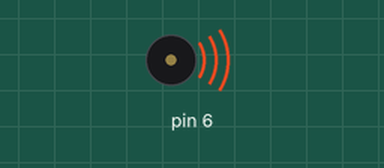
A sketch run on a simulated Arduino Uno, built with avr-gcc and run on an emulated ATmega328P. Parts: buzzer (waves = sounding).

Above: at 0.01 s.
At 1.7 s:
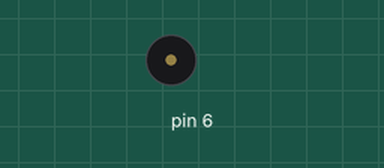
Timing chart, 0 to 3.2 s (numbered marks = the images above):
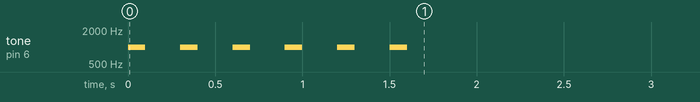

The sketch:

test_buzzer.ino
```cpp
void setup() {
  pinMode(6,OUTPUT);
  int delai=300;

  tone(6,1000,100);
  delay(delai);
  tone(6,1000,100);
  delay(delai);
  tone(6,1000,100);
  delay(delai);
  tone(6,1000,100);
  delay(delai);
  tone(6,1000,100);
  delay(delai);
  tone(6,1000,100);
  delay(delai);

}

void loop() {


}
```
